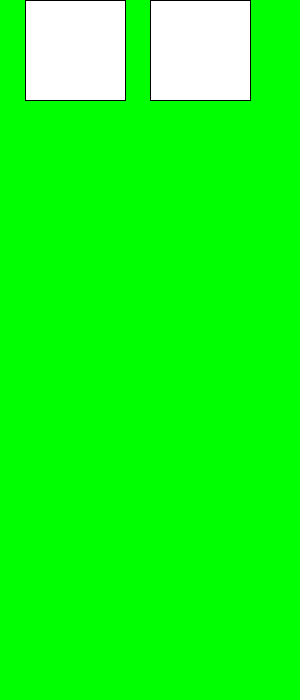
Frame 1 (no input)
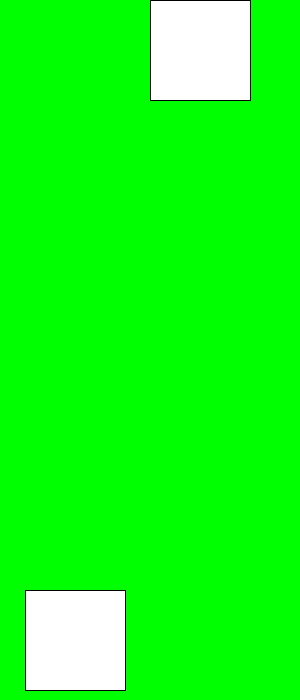
Frame 60 (the mouse pressed at the canvas centre just before this capture)
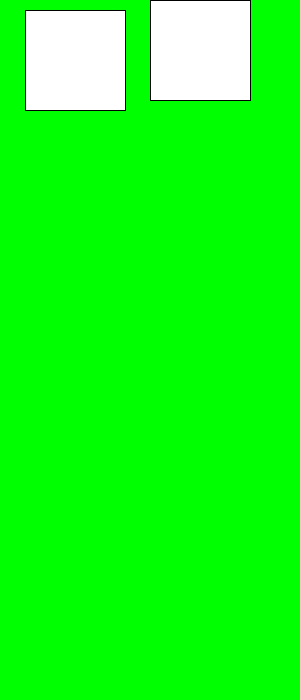
Frame 120 (the mouse held since frame 60 and released just before this capture)

The Processing sketch that drew these frames (run headless with seeded random() and noise(); from frame 60 on, the mouse is pressed at the canvas centre):

// Processing sketch: aula07_g1_exe3
// ── aula07_g1_exe3.pde
int x1=0, x2=0;
String direcao1="baixo", direcao2="baixo";
void setup(){size(300,700);}

void draw(){
  background(0,255,0);
rect(25,x1,100,100);
rect(150,x2,100,100);

if(x1>=600){ direcao1="cima";}
if(x1<=0){ direcao1="baixo";}
if(direcao1=="cima"){ x1=x1-10;}
if(direcao1=="baixo"){ x1=x1+10;}
}
